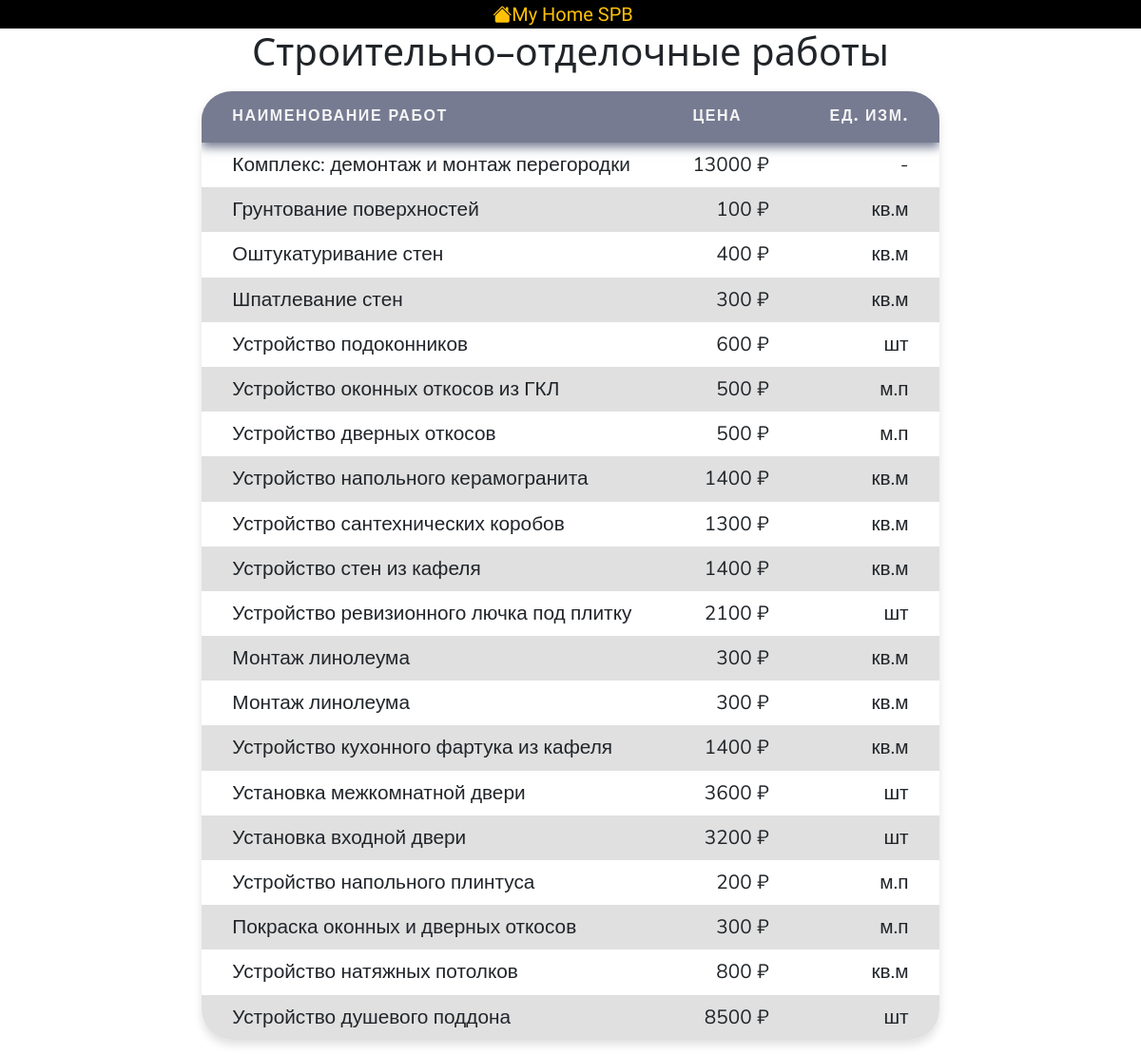
Screenshot of /prices with the database file from the repository.
### app/controllers/Prices.php (called while the page is built, shortened)
<?php
    class Prices extends Controller{
        public function __construct()
        {
            $this->pricesModel = $this->model('Price');
        }
        public function index()
        {
            $pricesConstructionWorks = $this->pricesModel->getConstructionWorksPrice();
            $data = [
                'heading' => "Строительно–отделочные работы",
                'prices' => $pricesConstructionWorks
            ];
            $this->view("prices_construction-works", $data);
        }
    }
?>

### app/libraries/Core.php (called while the page is built, shortened)
<?php
    class Core {
        protected $currentMethod = 'index';
        public function __construct() {
            $url = $this->getUrl();
            if (file_exists('../app/controllers/' . ucwords($url[0]) . '.php')) {
                unset($url[0]);
            }
            $this->currentController = new $this->currentController;
            $this->params = $url ? array_values(($url)) : [];
            call_user_func_array([$this->currentController, $this->currentMethod], $this->params);
        }
        public function getUrl() {
            if (isset($_GET['url'])) {
                $url = rtrim($_GET['url'], '/');
                $url = filter_var($url, FILTER_SANITIZE_URL);
                $url = explode('/', $url);
                return $url;
            }
        }
    }
?>

### app/require.php (called while the page is built, shortened)
<?php
    require_once 'libraries/Core.php';
    require_once 'libraries/Controller.php';
    require_once 'libraries/Database.php';
    $init = new Core();
?>

### public/index.php (called while the page is built)
<?php
    require_once '../app/require.php';
?>

### app/libraries/Database.php (called while the page is built, shortened)
<?php
    class Database{
        private $dbHost = DB_HOST;
        private $dbName = DB_NAME;
        private $dbUser = DB_USER;
        private $dbPass = DB_PASS;
        private $statement;
        private $dbHandler;
        public function __construct()
        {
            $conn = 'mysql:host=' . $this->dbHost . ';dbname=' . $this->dbName;
            $options = array(
                PDO::ATTR_PERSISTENT => true,
                PDO::ATTR_ERRMODE => PDO::ERRMODE_EXCEPTION
            );
            try {
                $this->dbHandler = new PDO($conn, $this->dbUser, $this->dbPass, $options);
            } catch (PDOException $e) {
                $this->error = $e->getMessage();
                die($this->error);
            }
        }
        public function query($sql)
        {
            $this->statement = $this->dbHandler->prepare($sql);
        }
        public function execute()
        {
            return $this->statement->execute();
        }
        public function resultSet()
        {
            $this->execute();
            return $this->statement->fetchAll(PDO::FETCH_OBJ);
        }
    }
?>

### app/models/Price.php (called while the page is built, shortened)
<?php
    class Price{
        private $db;
        public function __construct()
        {
            $this->db = new Database();
        }
        public function getConstructionWorksPrice()
        {
            $this->db->query("SELECT * FROM `prices_construction-finishing-works`");
            return $this->db->resultSet();
        }
    }
?>

### app/views/includes/prices_table.php (the view, shortened to what this page needs)
<section class="table">
    <div class="display-6 text-center pb-3"><?php echo $data['heading']; ?></div>
    <table>
        <thead>
            <tr>
                <th>Наименование работ</th>
                <th>Цена</th>
                <th>Ед. изм.</th>
            </tr>
        </thead>
        <tbody>
            <?php
                foreach ($data['prices'] as $work) {
                    echo '<tr> <td>' . $work->name_work . '</td>
                        <td class="price">' . $work->price . '</td>
                        <td class="quantity">' . $work->measured_by . '</td>
                    </tr>';
                }
            ?>
        </tbody>
    </table>
</section>

### app/libraries/Controller.php (shortened to what this page needs)
<?php
    class Controller {
        public function model($model)
        {
            return new $model();
        }
        public function view($view, $data = [])
        {
            if(file_exists('../app/views/' . $view . '.php')){
                require_once '../app/views/' . $view . '.php';
            }else{
                die("View doesn't exist");
            }
        }
    }
?>

### app/views/includes/header.php (shortened to what this page needs)
<!DOCTYPE html>
<html lang="en">
    <head>
        <link href="https://cdn.jsdelivr.net/npm/bootstrap@5.1.3/dist/css/bootstrap.min.css" rel="stylesheet">
        <link rel="stylesheet" href="https://cdn.jsdelivr.net/npm/bootstrap-icons@1.3.0/font/bootstrap-icons.css">
        <link rel="stylesheet" href="<?php echo URLROOT; ?>/public/assets/slick.min.css">
        <link rel="stylesheet" type="text/css" href="<?php echo URLROOT; ?>/public/assets/style.css">
    </head>
    <body>

### app/views/includes/prices_header.php
<section class="bg-black text-center">
        <a href=<?php echo URLROOT . "#services"; ?> style="text-decoration: none;">
            <span class="bi bi-house-fill navbar-brand"
                style="font-style: bold; font-family: 'Varela Round', sans-serif; color: #ffc107;"><?php echo SITENAME; ?>
            </span>
        </a>
</section>

### app/views/prices_construction-works.php (shortened to what this page needs)
<?php
    require APPROOT . '/views/includes/header.php';
    require_once APPROOT . '/views/includes/prices_header.php';
?>
<?php
    require_once APPROOT . '/views/includes/prices_table.php';
?>
</body>
</html>

### public/assets/colors.css (style rules this page uses)
.bg-black { background-color: black; }

### app/views/includes/prices_table.php (style rules this page uses)
:root { --gray-100 : #f9fbff; --gray-300 : #E0E0E0; --gray-350 : #e1e5ee; --gray-400 : #767b91; }
section.table { display: grid; justify-content: center; align-items: center; font-size: 1.3rem; }
table { border-style: hidden; border-radius: 2rem; border-collapse: collapse; box-shadow: 0 5px 10px var(--gray-300); text-align: left; overflow: hidden; font-family: 'Nunito', sans-serif; }
table > thead { box-shadow: 0 5px 10px var(--gray-400); border-style: hidden; background-color: var(--gray-400); color: whitesmoke; }
table th { padding: 1rem 2rem; text-transform: uppercase; font-size: 1rem; letter-spacing: 0.1rem; font-weight: 900; }
table tbody tr:nth-child(even) { background-color: var(--gray-300); }
table td { padding: 0.5rem 2rem; border-style: hidden; }
table > tbody > tr td.price, table > tbody > tr td.quantity { text-align: right; }
table > tbody > tr td.price::after { content : " ₽"; }

### rows the page displays
prices_construction-finishing-works: name_work "Комплекс: демонтаж и монтаж перегородки", price "13000", measured_by "-"
prices_construction-finishing-works: name_work "Грунтование поверхностей", price "100", measured_by "кв.м"
prices_construction-finishing-works: name_work "Оштукатуривание стен", price "400", measured_by "кв.м"
prices_construction-finishing-works: name_work "Шпатлевание стен", price "300", measured_by "кв.м"
prices_construction-finishing-works: name_work "Устройство подоконников", price "600", measured_by "шт"
prices_construction-finishing-works: name_work "Устройство оконных откосов из ГКЛ", price "500", measured_by "м.п"
prices_construction-finishing-works: name_work "Устройство дверных откосов", price "500", measured_by "м.п"
prices_construction-finishing-works: name_work "Устройство напольного керамогранита", price "1400", measured_by "кв.м"
prices_construction-finishing-works: name_work "Устройство сантехнических коробов", price "1300", measured_by "кв.м"
prices_construction-finishing-works: name_work "Устройство стен из кафеля", price "1400", measured_by "кв.м"
prices_construction-finishing-works: name_work "Устройство ревизионного лючка под плитку", price "2100", measured_by "шт"
prices_construction-finishing-works: name_work "Монтаж линолеума", price "300", measured_by "кв.м"
prices_construction-finishing-works: name_work "Монтаж линолеума", price "300", measured_by "кв.м"
prices_construction-finishing-works: name_work "Устройство кухонного фартука из кафеля", price "1400", measured_by "кв.м"
prices_construction-finishing-works: name_work "Установка межкомнатной двери", price "3600", measured_by "шт"
prices_construction-finishing-works: name_work "Установка входной двери", price "3200", measured_by "шт"
prices_construction-finishing-works: name_work "Устройство напольного плинтуса", price "200", measured_by "м.п"
prices_construction-finishing-works: name_work "Покраска оконных и дверных откосов", price "300", measured_by "м.п"
prices_construction-finishing-works: name_work "Устройство натяжных потолков", price "800", measured_by "кв.м"
prices_construction-finishing-works: name_work "Устройство душевого поддона", price "8500", measured_by "шт"

### other values shown
SITENAME "My Home SPB"
$data['heading'] "Строительно–отделочные работы"
